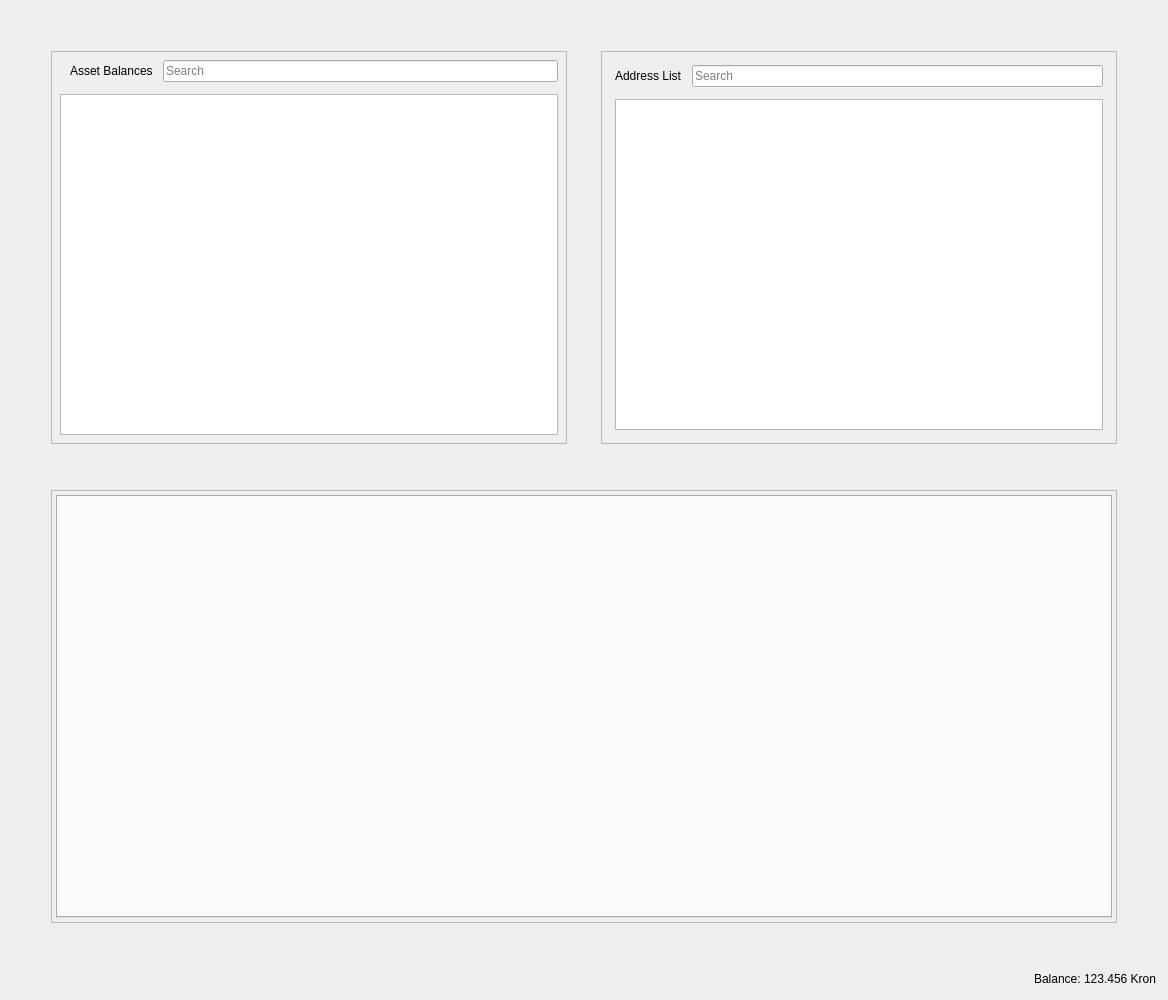
<?xml version="1.0" encoding="UTF-8"?>
<ui version="4.0">
 <class>RestrictedAssetsDialog</class>
 <widget class="QDialog" name="RestrictedAssetsDialog">
  <property name="geometry">
   <rect>
    <x>0</x>
    <y>0</y>
    <width>1168</width>
    <height>1000</height>
   </rect>
  </property>
  <property name="windowTitle">
   <string>Send Coins</string>
  </property>
  <layout class="QVBoxLayout" name="verticalLayout">
   <item>
    <layout class="QHBoxLayout" name="horizontalLayout">
     <property name="spacing">
      <number>34</number>
     </property>
     <property name="leftMargin">
      <number>40</number>
     </property>
     <property name="topMargin">
      <number>40</number>
     </property>
     <property name="rightMargin">
      <number>40</number>
     </property>
     <property name="bottomMargin">
      <number>40</number>
     </property>
     <item>
      <widget class="QFrame" name="frameAssetBalance">
       <property name="frameShape">
        <enum>QFrame::StyledPanel</enum>
       </property>
       <property name="frameShadow">
        <enum>QFrame::Raised</enum>
       </property>
       <layout class="QVBoxLayout" name="verticalLayout_7">
        <property name="spacing">
         <number>12</number>
        </property>
        <property name="leftMargin">
         <number>4</number>
        </property>
        <property name="topMargin">
         <number>4</number>
        </property>
        <property name="rightMargin">
         <number>4</number>
        </property>
        <property name="bottomMargin">
         <number>4</number>
        </property>
        <item>
         <layout class="QVBoxLayout" name="verticalLayout_4">
          <property name="spacing">
           <number>12</number>
          </property>
          <property name="leftMargin">
           <number>4</number>
          </property>
          <property name="topMargin">
           <number>4</number>
          </property>
          <property name="rightMargin">
           <number>4</number>
          </property>
          <property name="bottomMargin">
           <number>4</number>
          </property>
          <item>
           <layout class="QHBoxLayout" name="horizontalLayout_8">
            <property name="spacing">
             <number>10</number>
            </property>
            <property name="leftMargin">
             <number>10</number>
            </property>
            <item>
             <widget class="QLabel" name="labelAssetBalance">
              <property name="text">
               <string>Asset Balances</string>
              </property>
             </widget>
            </item>
            <item>
             <widget class="QLineEdit" name="lineEditAssetSearch">
              <property name="placeholderText">
               <string>Search</string>
              </property>
             </widget>
            </item>
           </layout>
          </item>
          <item>
           <widget class="QTableView" name="listAssets"/>
          </item>
         </layout>
        </item>
       </layout>
      </widget>
     </item>
     <item>
      <widget class="QFrame" name="frameAddressList">
       <property name="frameShape">
        <enum>QFrame::StyledPanel</enum>
       </property>
       <property name="frameShadow">
        <enum>QFrame::Raised</enum>
       </property>
       <layout class="QVBoxLayout" name="verticalLayout_10">
        <property name="spacing">
         <number>12</number>
        </property>
        <item>
         <layout class="QVBoxLayout" name="verticalLayout_9">
          <property name="spacing">
           <number>12</number>
          </property>
          <property name="leftMargin">
           <number>4</number>
          </property>
          <property name="topMargin">
           <number>4</number>
          </property>
          <property name="rightMargin">
           <number>4</number>
          </property>
          <property name="bottomMargin">
           <number>4</number>
          </property>
          <item>
           <layout class="QHBoxLayout" name="horizontalLayout_9">
            <property name="spacing">
             <number>10</number>
            </property>
            <property name="leftMargin">
             <number>0</number>
            </property>
            <property name="topMargin">
             <number>0</number>
            </property>
            <property name="rightMargin">
             <number>0</number>
            </property>
            <property name="bottomMargin">
             <number>0</number>
            </property>
            <item>
             <widget class="QLabel" name="labelAddressList">
              <property name="text">
               <string>Address List</string>
              </property>
             </widget>
            </item>
            <item>
             <widget class="QLineEdit" name="lineEditAddressSearch">
              <property name="placeholderText">
               <string>Search</string>
              </property>
             </widget>
            </item>
           </layout>
          </item>
          <item>
           <widget class="QTableView" name="myAddressList"/>
          </item>
         </layout>
        </item>
       </layout>
      </widget>
     </item>
    </layout>
   </item>
   <item>
    <layout class="QHBoxLayout" name="horizontalLayout_4">
     <property name="spacing">
      <number>34</number>
     </property>
     <property name="leftMargin">
      <number>40</number>
     </property>
     <property name="topMargin">
      <number>0</number>
     </property>
     <property name="rightMargin">
      <number>40</number>
     </property>
     <property name="bottomMargin">
      <number>40</number>
     </property>
     <item>
      <widget class="QFrame" name="tabFrame">
       <property name="frameShape">
        <enum>QFrame::StyledPanel</enum>
       </property>
       <property name="frameShadow">
        <enum>QFrame::Raised</enum>
       </property>
       <layout class="QVBoxLayout" name="verticalLayout_8">
        <property name="spacing">
         <number>12</number>
        </property>
        <property name="leftMargin">
         <number>4</number>
        </property>
        <property name="topMargin">
         <number>4</number>
        </property>
        <property name="rightMargin">
         <number>4</number>
        </property>
        <property name="bottomMargin">
         <number>4</number>
        </property>
        <item>
         <widget class="QTabWidget" name="tabWidget">
          <property name="tabPosition">
           <enum>QTabWidget::North</enum>
          </property>
          <property name="tabShape">
           <enum>QTabWidget::Rounded</enum>
          </property>
          <property name="currentIndex">
           <number>-1</number>
          </property>
          <property name="elideMode">
           <enum>Qt::ElideNone</enum>
          </property>
         </widget>
        </item>
       </layout>
      </widget>
     </item>
    </layout>
   </item>
   <item>
    <layout class="QHBoxLayout" name="horizontalLayout_2">
     <property name="spacing">
      <number>3</number>
     </property>
     <item>
      <spacer name="horizontalSpacer">
       <property name="orientation">
        <enum>Qt::Horizontal</enum>
       </property>
       <property name="sizeHint" stdset="0">
        <size>
         <width>40</width>
         <height>20</height>
        </size>
       </property>
      </spacer>
     </item>
     <item alignment="Qt::AlignRight">
      <widget class="QLabel" name="label">
       <property name="sizePolicy">
        <sizepolicy hsizetype="Preferred" vsizetype="Fixed">
         <horstretch>0</horstretch>
         <verstretch>0</verstretch>
        </sizepolicy>
       </property>
       <property name="text">
        <string>Balance:</string>
       </property>
      </widget>
     </item>
     <item alignment="Qt::AlignRight">
      <widget class="QLabel" name="labelBalance">
       <property name="sizePolicy">
        <sizepolicy hsizetype="Preferred" vsizetype="Fixed">
         <horstretch>0</horstretch>
         <verstretch>0</verstretch>
        </sizepolicy>
       </property>
       <property name="cursor">
        <cursorShape>IBeamCursor</cursorShape>
       </property>
       <property name="text">
        <string notr="true">123.456 Kron</string>
       </property>
       <property name="textInteractionFlags">
        <set>Qt::LinksAccessibleByMouse|Qt::TextSelectableByKeyboard|Qt::TextSelectableByMouse</set>
       </property>
      </widget>
     </item>
    </layout>
   </item>
  </layout>
 </widget>
 <resources>
  <include location="../Kron.qrc"/>
 </resources>
 <connections/>
</ui>
